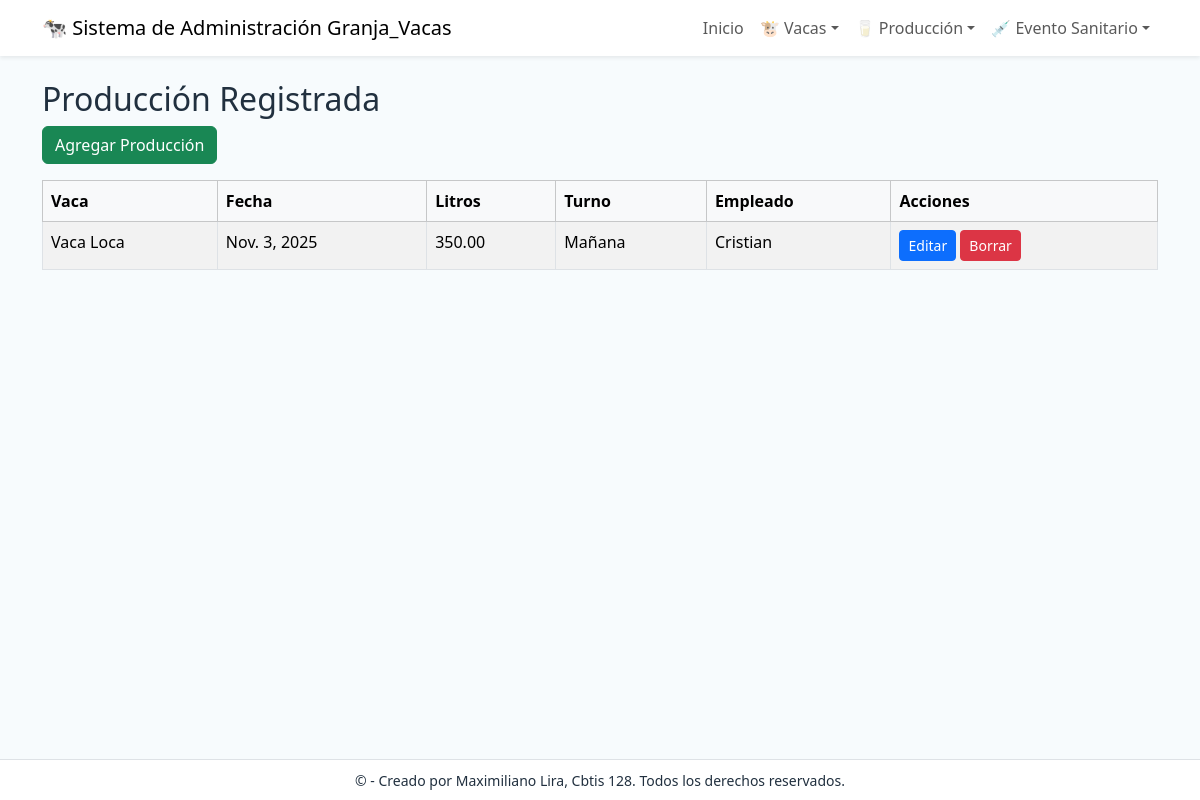
/produccion/, run on the app's committed database.
### app_Granja_Vacas/models.py (models this page shows, shortened)
class Produccion(models.Model):
    vaca = models.ForeignKey(Vaca, on_delete=models.CASCADE, related_name='producciones', verbose_name="Vaca asociada")
    fecha_registro = models.DateField(verbose_name="Fecha de Registro")
    cantidad_litros = models.DecimalField(max_digits=5, decimal_places=2, verbose_name="Cantidad (Litros)")
    turno = models.CharField(max_length=20, verbose_name="Turno")
    calidad = models.CharField(max_length=100, verbose_name="Detalles de Calidad")
    empleado_registro = models.CharField(max_length=100, verbose_name="Empleado que Registra")
    equipo_usado = models.CharField(max_length=100, blank=True, verbose_name="Equipo Usado")

class Vaca(models.Model):
    numero_identificacion = models.CharField(max_length=20, unique=True, verbose_name="Número de Identificación")
    nombre = models.CharField(max_length=100, blank=True, null=True, verbose_name="Nombre de la Vaca")
    fecha_nacimiento = models.DateField(verbose_name="Fecha de Nacimiento")
    raza = models.CharField(max_length=50, verbose_name="Raza")
    estado_reproductivo = models.CharField(max_length=50, default="No gestante", verbose_name="Estado Reproductivo")
    peso_kg = models.DecimalField(max_digits=6, decimal_places=2, verbose_name="Peso (kg)")
    corral_actual = models.CharField(max_length=30, verbose_name="Corral Actual")
    notas = models.TextField(blank=True, verbose_name="Notas de la Vaca")

### app_Granja_Vacas/views.py (the view)
# urls.py: path('produccion/', views.ver_produccion, name='ver_produccion'),
def ver_produccion(request):
    producciones = Produccion.objects.all()
    return render(request, 'produccion/ver_produccion.html', {'producciones': producciones})

### app_Granja_Vacas/templates/Produccion/ver_produccion.html
{% extends 'base.html' %}
{% block content %}
<h2>Producción Registrada</h2>
<a href="{% url 'agregar_produccion' %}" class="btn btn-success mb-3">Agregar Producción</a>
<table class="table table-bordered table-striped">
    <thead class="table-light">
        <tr>
            <th>Vaca</th>
            <th>Fecha</th>
            <th>Litros</th>
            <th>Turno</th>
            <th>Empleado</th>
            <th>Acciones</th>
        </tr>
    </thead>
    <tbody>
        {% for p in producciones %}
        <tr>
            <td>{{ p.vaca.nombre}}</td>
            <td>{{ p.fecha_registro }}</td>
            <td>{{ p.cantidad_litros }}</td>
            <td>{{ p.turno }}</td>
            <td>{{ p.empleado_registro }}</td>
            <td>
                <a href="{% url 'actualizar_produccion' p.id %}" class="btn btn-primary btn-sm">Editar</a>
                <a href="{% url 'borrar_produccion' p.id %}" class="btn btn-danger btn-sm">Borrar</a>
            </td>
        </tr>
        {% empty %}
        <tr><td colspan="6" class="text-center">No hay registros</td></tr>
        {% endfor %}
    </tbody>
</table>
{% endblock %}

### app_Granja_Vacas/templates/base.html (style rules this page uses)
body { background: #f7fbfd; color: #21303f; }

### data on the page
Produccion: vaca.nombre "Vaca Loca", fecha_registro "Nov. 3, 2025", cantidad_litros "350.00", turno "Mañana", empleado_registro "Cristian"
